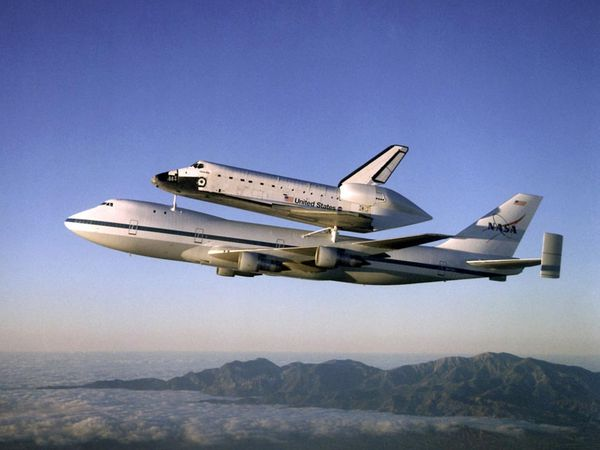
#> input picture src/shuttle.jpg, 600 x 450 px
$ python test.py
#> lines starting #> are read from the running program, lines starting #| are printed output that depends on the picture
#!/usr/bin/python3.5
# Created by Eudaemon, All Rights Reserved

import numpy as np
import cv2
from matplotlib import pyplot as plt


img = cv2.imread('../src/shuttle.jpg',0)
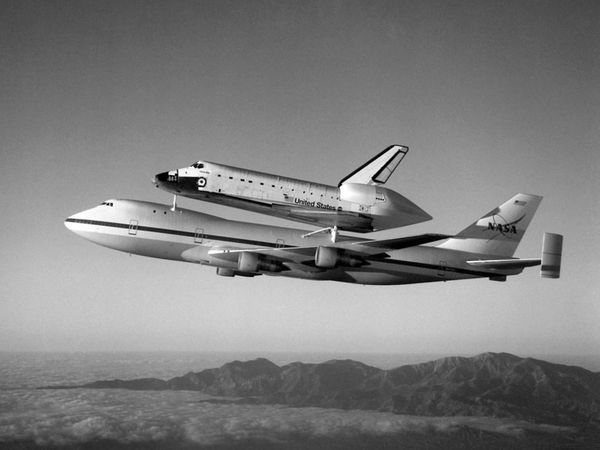
#> img: shape (450, 600); min 0, max 255, mean 126.4
hist = cv2.calcHist([img],[0],None,[256],[0,256])
#> hist = 256 values, max 2779 at index 109, min 49 at index 236, mean 1054.7

hist, bins = np.histogram(img.ravel(),256,[0,256])
#> bins = 257 values from 0 to 256

plt.hist(img.ravel(),256,[0,256]); plt.show()
#> after `plt.hist(img.ravel(), 256, [0, 256])`:
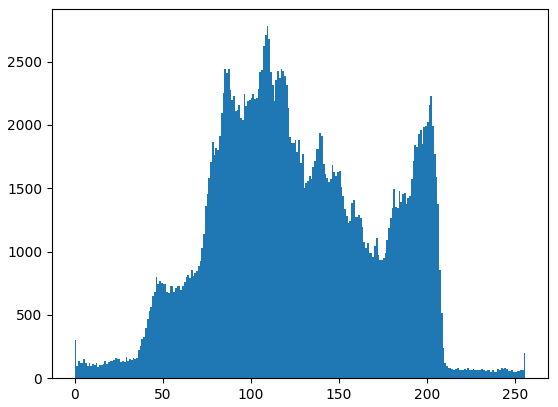
#> figure drawn by matplotlib, 1 panel; tallest bar 2779 high, from x = 109 to 110
